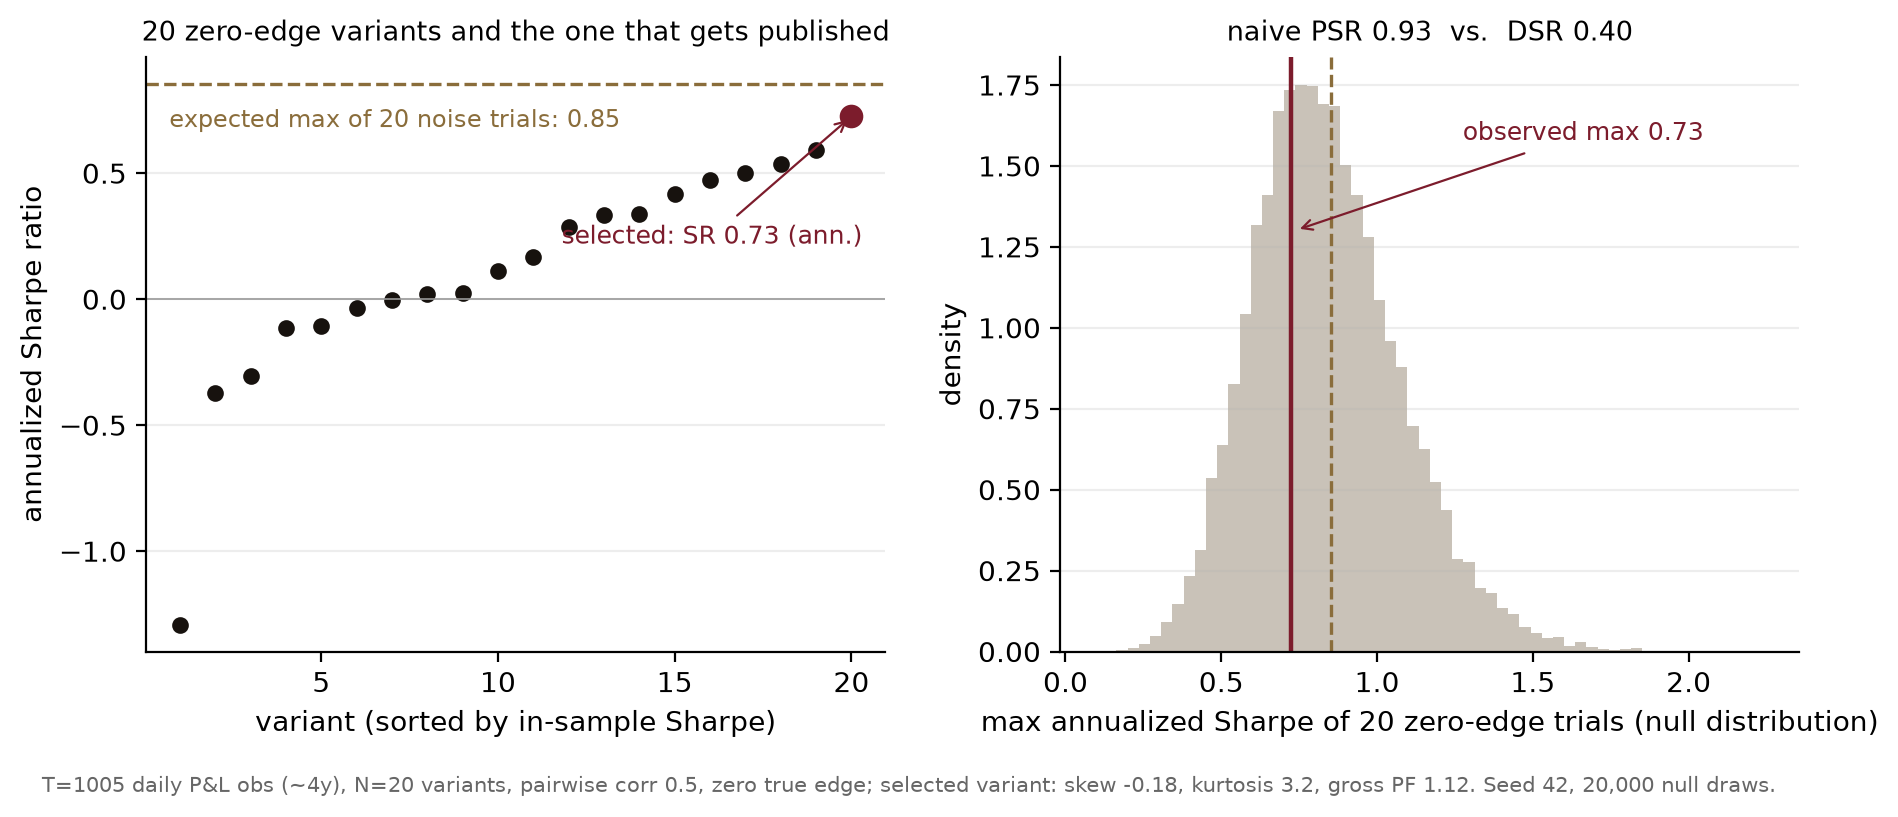

This chart was generated by the following Python code:
"""
Figure 2 (C3) - The Deflated Sharpe Ratio applied to a best-of-20 selection.

A simulation that mirrors the STRUCTURE of the C2 case study (a gate parameter
chosen as the best of ~20 variants on a ~4-year sample), with the truth known:
all 20 variants have ZERO true edge and are 50%-correlated (they share most of
their trades, as gate variants do). The best variant is selected by in-sample
Sharpe; the naive PSR treats it as a single pre-registered trial, the DSR
deflates it by the expected maximum of 20 correlated noise trials (Bailey &
Lopez de Prado 2014). Same number, different history, different verdict.

Reproducible:
    python fig_dsr_worked.py           # needs numpy, matplotlib; seed 42

Free data only: pure simulation (no market data required).
"""
import os
import math
import numpy as np
import matplotlib
matplotlib.use("Agg")
import matplotlib.pyplot as plt

SEED = 42
T = 1005          # ~4 years of daily P&L observations (2022-09..2026-09 shape)
N = 20            # variants tried
RHO = 0.5         # correlation between variants (shared trades)
ANN = math.sqrt(252.0)
EULER = 0.5772156649015329

rng = np.random.default_rng(SEED)


def norm_cdf(x):
    return 0.5 * (1.0 + math.erf(x / math.sqrt(2.0)))


def norm_ppf(p):
    """Acklam's rational approximation to the inverse normal CDF (|err| < 1e-9)."""
    a = (-3.969683028665376e+01, 2.209460984245205e+02, -2.759285104469687e+02,
         1.383577518672690e+02, -3.066479806614716e+01, 2.506628277459239e+00)
    b = (-5.447609879822406e+01, 1.615858368580409e+02, -1.556989798598866e+02,
         6.680131188771972e+01, -1.328068155288572e+01)
    c = (-7.784894002430293e-03, -3.223964580411365e-01, -2.400758277161838e+00,
         -2.549732539343734e+00, 4.374664141464968e+00, 2.938163982698783e+00)
    d = (7.784695709041462e-03, 3.224671290700398e-01, 2.445134137142996e+00,
         3.754408661907416e+00)
    if p < 0.02425:
        q = math.sqrt(-2 * math.log(p))
        return (((((c[0]*q+c[1])*q+c[2])*q+c[3])*q+c[4])*q+c[5]) / \
               ((((d[0]*q+d[1])*q+d[2])*q+d[3])*q+1)
    if p > 1 - 0.02425:
        return -norm_ppf(1 - p)
    q = p - 0.5
    r = q * q
    return (((((a[0]*r+a[1])*r+a[2])*r+a[3])*r+a[4])*r+a[5])*q / \
           (((((b[0]*r+b[1])*r+b[2])*r+b[3])*r+b[4])*r+1)


def psr(sr_hat, sr_star, t, skew, kurt):
    """Probabilistic Sharpe Ratio: P(true SR > sr_star). Per-period units."""
    den = math.sqrt(max(1e-12, 1.0 - skew * sr_hat + (kurt - 1.0) / 4.0 * sr_hat ** 2))
    return norm_cdf((sr_hat - sr_star) * math.sqrt(t - 1.0) / den)


def expected_max_sr(n_trials, var_trials):
    """E[max of n_trials zero-mean SR estimates], Bailey & Lopez de Prado (2014)."""
    return math.sqrt(var_trials) * ((1 - EULER) * norm_ppf(1 - 1.0 / n_trials)
                                    + EULER * norm_ppf(1 - 1.0 / (n_trials * math.e)))


# --- simulate 20 correlated zero-edge variants with a negatively skewed factor
z = rng.normal(size=T)
shock = rng.random(T) < 0.015
f = np.where(shock, z - 4.0, z)                 # common market-shock factor
f = (f - f.mean()) / f.std()
e = rng.normal(size=(T, N))
r = 0.01 * (math.sqrt(RHO) * f[:, None] + math.sqrt(1 - RHO) * e)   # zero true edge

sr_all = r.mean(axis=0) / r.std(axis=0, ddof=1)  # per-period SR estimates
i_star = int(np.argmax(sr_all))
x = r[:, i_star]
sr_hat = float(sr_all[i_star])
skew = float(((x - x.mean()) ** 3).mean() / x.std() ** 3)
kurt = float(((x - x.mean()) ** 4).mean() / x.std() ** 4)
pf = float(x[x > 0].sum() / -x[x < 0].sum())

v_trials = float(np.var(sr_all, ddof=1))
sr_star = expected_max_sr(N, v_trials)
psr_naive = psr(sr_hat, 0.0, T, skew, kurt)      # as if it were 1 pre-registered trial
dsr = psr(sr_hat, sr_star, T, skew, kurt)        # deflated for 20 trials

# minimum SR that would clear DSR = 0.95 with these moments / N / T
sr_need = sr_hat
for _ in range(50):
    den = math.sqrt(1.0 - skew * sr_need + (kurt - 1.0) / 4.0 * sr_need ** 2)
    sr_need = sr_star + norm_ppf(0.95) * den / math.sqrt(T - 1.0)

# --- figure: the 20 trials, the selection, and the null distribution of the max
null_max = (rng.normal(0.0, math.sqrt(v_trials), size=(20000, N))).max(axis=1) * ANN

fig, axes = plt.subplots(1, 2, figsize=(9.2, 3.9))
ax = axes[0]
order = np.argsort(sr_all)
ax.plot(np.arange(1, N + 1), sr_all[order] * ANN, "o", ms=5, color="#17120e")
sel_rank = int(np.where(order == i_star)[0][0]) + 1
ax.plot(sel_rank, sr_hat * ANN, "o", ms=7.5, color="#7c1c2c")
ax.annotate(f"selected: SR {sr_hat * ANN:.2f} (ann.)", xy=(sel_rank, sr_hat * ANN),
            xytext=(11.8, 0.22), fontsize=9, color="#7c1c2c",
            arrowprops=dict(arrowstyle="->", color="#7c1c2c", lw=0.8))
ax.axhline(sr_star * ANN, color="#8a6d3b", lw=1.2, ls="--")
ax.annotate(f"expected max of 20 noise trials: {sr_star * ANN:.2f}",
            xy=(1.0, sr_star * ANN), xytext=(0.7, sr_star * ANN - 0.17),
            fontsize=8.6, color="#8a6d3b")
ax.axhline(0, color="#999999", lw=0.6)
ax.set_xlabel("variant (sorted by in-sample Sharpe)")
ax.set_ylabel("annualized Sharpe ratio")
ax.set_title("20 zero-edge variants and the one that gets published", fontsize=9.9)

ax = axes[1]
ax.hist(null_max, bins=60, color="#c9c2b8", edgecolor="none", density=True)
ax.axvline(sr_hat * ANN, color="#7c1c2c", lw=1.6)
ax.annotate(f"observed max {sr_hat * ANN:.2f}", xy=(sr_hat * ANN + 0.01, 1.30),
            xytext=(sr_hat * ANN + 0.55, 1.58), fontsize=9, color="#7c1c2c",
            arrowprops=dict(arrowstyle="->", color="#7c1c2c", lw=0.8))
ax.axvline(sr_star * ANN, color="#8a6d3b", lw=1.2, ls="--")
ax.set_xlabel("max annualized Sharpe of 20 zero-edge trials (null distribution)")
ax.set_ylabel("density")
ax.set_title(f"naive PSR {psr_naive:.2f}  vs.  DSR {dsr:.2f}", fontsize=9.9)
for a in axes:
    a.grid(True, axis="y", alpha=0.22)
    for s in ("top", "right"):
        a.spines[s].set_visible(False)
fig.text(0.5, -0.03,
         f"T={T} daily P&L obs (~4y), N={N} variants, pairwise corr {RHO}, zero true edge; "
         f"selected variant: skew {skew:.2f}, kurtosis {kurt:.1f}, gross PF {pf:.2f}. "
         f"Seed {SEED}, 20,000 null draws.",
         ha="center", fontsize=7.6, color="#666666")
plt.tight_layout()

OUT = os.path.join(os.path.dirname(os.path.abspath(__file__)), "fig_dsr_worked.png")
fig.savefig(OUT, dpi=200, bbox_inches="tight")
print("wrote", OUT)
print(f"selected variant: ann SR={sr_hat * ANN:.3f}  PF={pf:.3f}  skew={skew:.3f}  kurt={kurt:.2f}")
print(f"trials N={N}  sqrt(V[SR]) ann={math.sqrt(v_trials) * ANN:.3f}  "
      f"SR* (expected max) ann={sr_star * ANN:.3f}")
print(f"PSR (naive, benchmark 0) = {psr_naive:.4f}")
print(f"DSR (deflated, N={N})    = {dsr:.4f}")
print(f"ann SR needed for DSR>=0.95 at N={N}, T={T}: {sr_need * ANN:.3f}")
print("verdict:", "DISCOVERY (DSR >= 0.95)" if dsr >= 0.95 else
      "NOT a discovery - consistent with the best of 20 noise trials")
